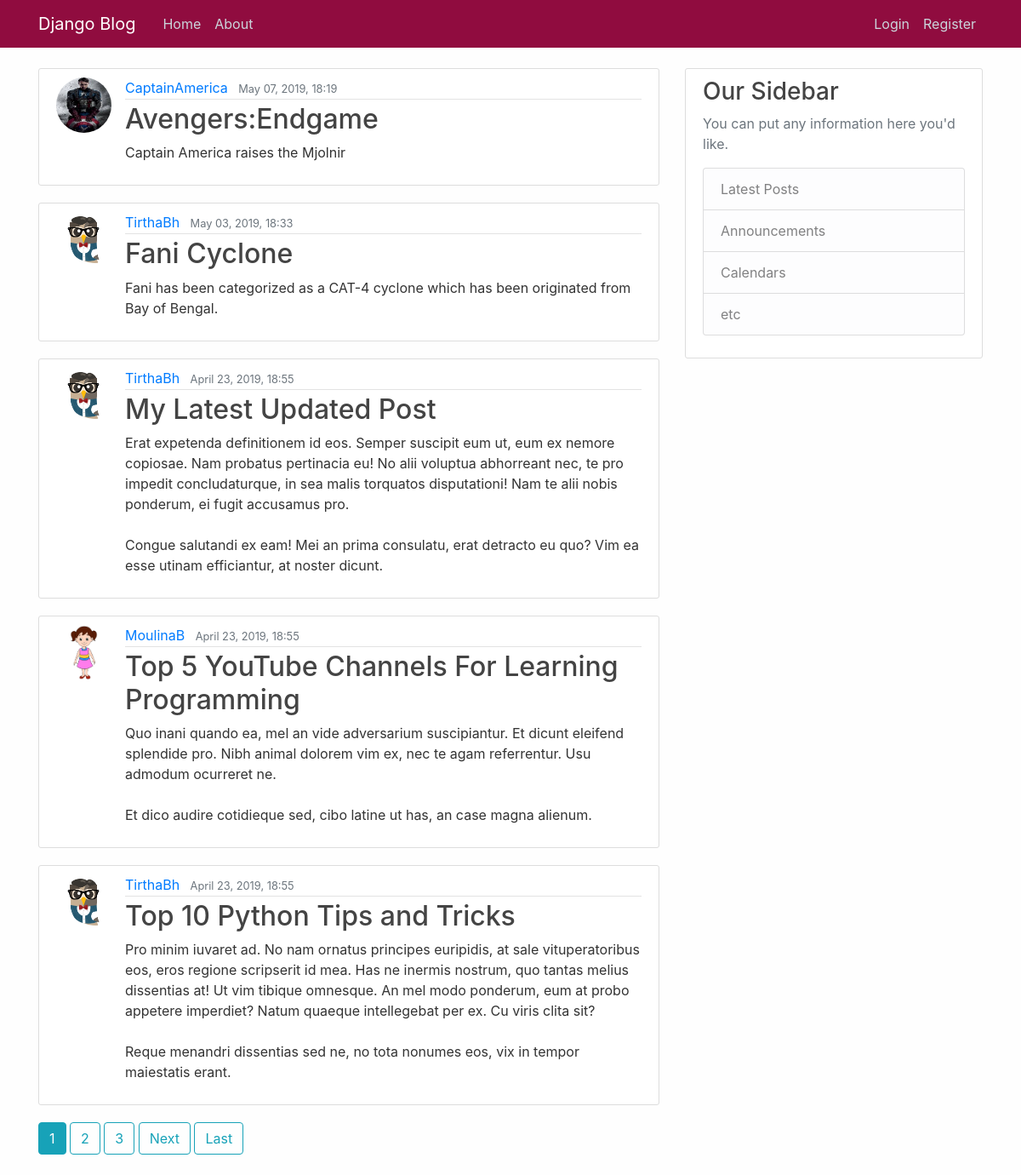
Before: / with the older database file.
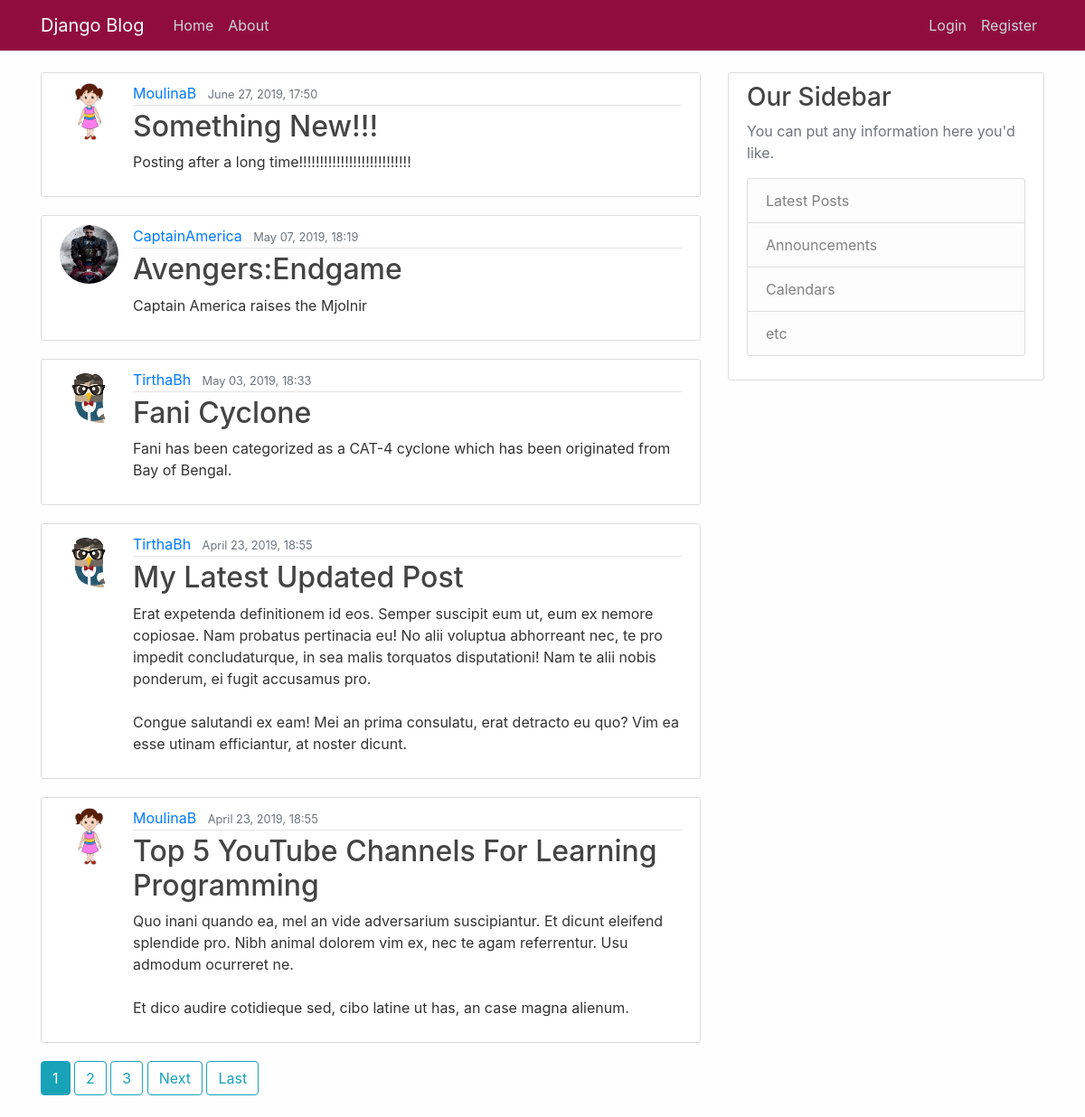
After: the same page with the newer database file.
### myblogApp/models.py (models this page shows, shortened)
class Post(models.Model):
    objects = models.Manager()
    title = models.CharField(max_length=100)
    content = models.TextField(default='Demo Posts')
    date_posted = models.DateTimeField(default=timezone.now)
    author = models.ForeignKey(User , on_delete = models.CASCADE)

### userApp/models.py (models this page shows, shortened)
class Profile(models.Model):
    objects = models.Manager()
    user = models.OneToOneField(User , on_delete = models.CASCADE)
    image = models.ImageField(default = 'default.jpg' , upload_to = 'profile_pics')

### myblogApp/views.py (the view)
# urls.py: path('', PostListView.as_view() , name='myblogApp-home'),
class PostListView(ListView):
    model = Post
    template_name = "myblogApp/home.html"
    context_object_name = 'blogPosts'
    ordering = ['-date_posted']
    paginate_by = 5

### myblogApp/templates/myblogApp/home.html (shortened to what this page needs)
{% extends "myblogApp/base.html" %}
{% block content %}
    {% for posts in blogPosts %}
        <article class="media content-section">
            <img class="rounded-circle article-img" src="{{ posts.author.profile.image.url }}">
            <div class="media-body">
              <div class="article-metadata">
                <a class="mr-2" href="{% url 'user-posts' posts.author.username %}">{{ posts.author }}</a>
                <small class="text-muted">{{ posts.date_posted|date:"F d, Y, H:i" }}</small>
              </div>
              <h2><a class="article-title" href="{% url 'post-detail' posts.id %}">{{ posts.title }}</a></h2>
              <p class="article-content">{{ posts.content }}</p>
            </div>
        </article>
    {% endfor %}
    {% if is_paginated %}
        {% for num in page_obj.paginator.page_range %}
            {% if page_obj.number == num %}
                <a class="btn btn-info mb-4" href="?page={{ num }}">{{ num }}</a>
            {% elif num > page_obj.number|add:'-3' and num < page_obj.number|add:'3'  %}
                <a class="btn btn-outline-info mb-4" href="?page={{ num }}">{{ num }}</a>
            {% endif %}
        {% endfor %}
        {% if page_obj.has_next %}
            <a class="btn btn-outline-info mb-4" href="?page={{ page_obj.next_page_number }}">Next</a>
            <a class="btn btn-outline-info mb-4" href="?page={{ page_obj.paginator.num_pages }}">Last</a>
        {% endif %}
    {% endif %}
{% endblock content %}

Changed rows visible on the page:
no longer on this page (row unchanged): Post: author.profile.image (placeholder picture), author "TirthaBh", date_posted "April 23, 2019, 18:55", title "Top 10 Python Tips and Tricks", content "Pro minim iuvaret ad. No nam ornatus principes euripidis, at sale vituperatoribus eos, eros regione scripserit id mea. Has ne inermis nostrum, quo tantas melius dissentias at! Ut vim tibique omnesque. An mel modo ponderum, eum at probo appetere imperdiet? Natum quaeque intellegebat per ex. Cu viris clita sit? Reque menandri dissentias sed ne, no tota nonumes eos, vix in tempor maiestatis erant."
added Post: author.profile.image (picture), author "MoulinaB", date_posted "June 27, 2019, 17:50", title "Something New!!!", content "Posting after a long time!!!!!!!!!!!!!!!!!!!!!!!!!!!"
